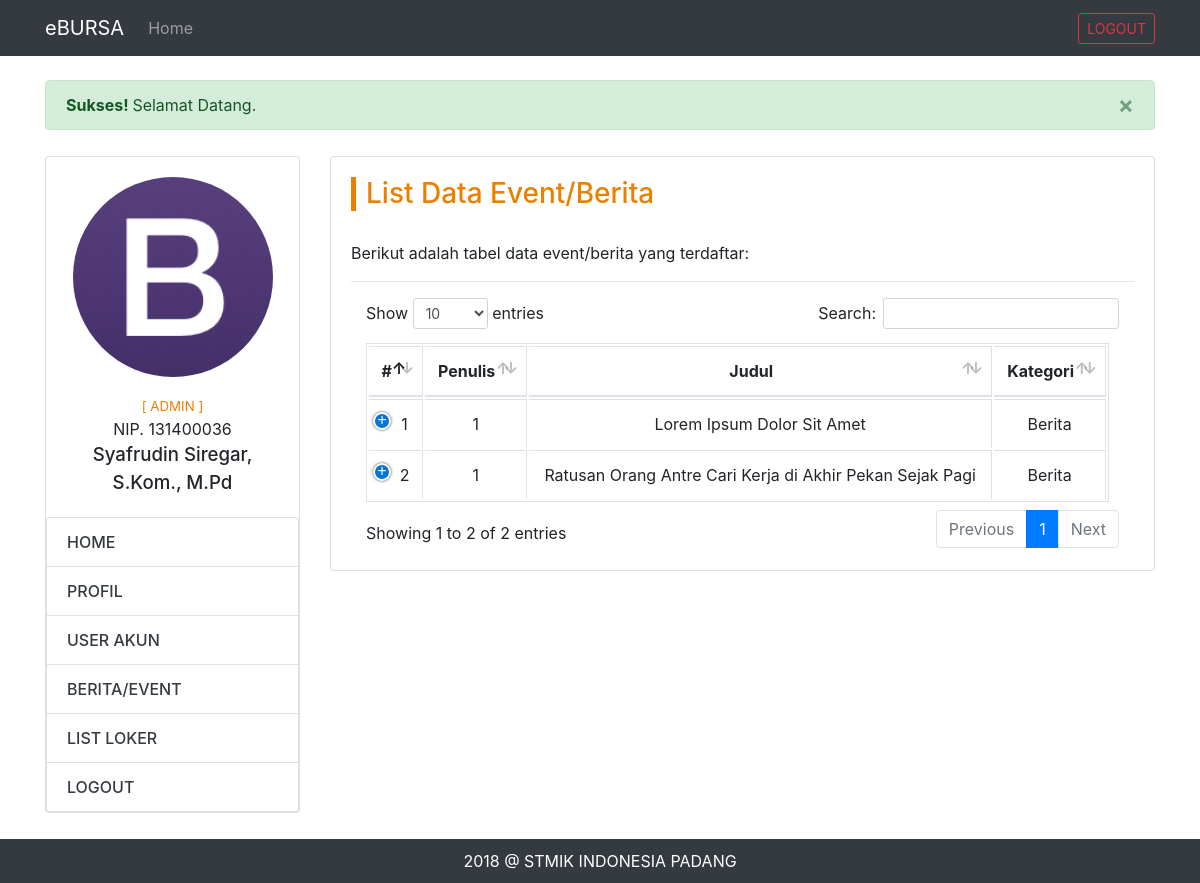
/admin-dashboard.php?page=list-event (signed in), run on the app's committed database.
### tables this page shows
CREATE TABLE `profil_admin` (
  `id` int(11) NOT NULL AUTO_INCREMENT,
  `user_akun_id` int(11) NOT NULL,
  `nip` varchar(20) NOT NULL,
  `nama` varchar(100) NOT NULL,
  `jenis_kelamin` enum('Pria','Wanita') NOT NULL,
  `tempat_lahir` varchar(20) NOT NULL,
  `tanggal_lahir` date NOT NULL,
  `agama` enum('Islam','Katolik','Protestan','Hindu','Buddha','Lain-Lain') NOT NULL,
  `alamat` text NOT NULL,
  `telepon` varchar(12) NOT NULL,
  `foto` varchar(100) NOT NULL DEFAULT 'default.png',
  `dibuat_pada` date NOT NULL,
  PRIMARY KEY (`id`),
  KEY `user_akun_id` (`user_akun_id`)
);

CREATE TABLE `info_berita` (
  `id` int(11) NOT NULL AUTO_INCREMENT,
  `profil_admin_id` int(11) NOT NULL,
  `judul` varchar(200) NOT NULL,
  `tanggal` date NOT NULL,
  `kategori` enum('Berita','Event','Info') NOT NULL,
  `konten` text NOT NULL,
  `status` tinyint(1) NOT NULL,
  PRIMARY KEY (`id`),
  KEY `profil_admin_id` (`profil_admin_id`)
);

### cores/misc/function.php (called while the page is built, shortened)
<?php
	function getAdminProfil($id) {
		$conn = koneksi();
		$sql = "SELECT * FROM profil_admin WHERE user_akun_id = '$id'";
		$proc = mysqli_query($conn, $sql);
		$data = mysqli_fetch_assoc($proc);
		return $data;
	}
	function koneksi() {
		$conn = mysqli_connect('localhost', 'root', '', 'dbbursa');
		return $conn;
	}
?>

### views/admin/event-berita/list-event.php (the view, shortened to what this page needs)
<div class="row">
	<div class="col-md-3">
		<?php include "views/admin/partials/side-menu.php"; ?>
	</div>
	<div class="col-md-9">
		<div class="card">
			<div class="card-body">
				<h3 class="home-title">List Data Event/Berita</h3>
				<p>Berikut adalah tabel data event/berita yang terdaftar:</p><hr>
				<?php
					$query = "SELECT * FROM info_berita";
					$process = mysqli_query($conn, $query);
					while($row = mysqli_fetch_array($process)) {
						$list_data[] = $row;
					}
				?>
				<div class="table-responsive">
					<table class="table table-bordered nowrap" id="tabel-data-user-akun">
						<thead>
							<tr>
								<th class="text-center">#</th>
								<th class="text-center">Penulis</th>
								<th class="text-center">Judul</th>
								<th class="text-center">Kategori</th>
							</tr>
						</thead>
						<tbody>
							<?php
								foreach ($list_data as $key => $value) {
							?>
								<tr>
									<td class="text-center"><?php echo $key+1; ?></td>
									<td class="text-center"><?php echo $value['profil_admin_id']; ?></td>
									<td class="text-center"><?php echo $value['judul']; ?></td>
									<td class="text-center"><?php echo $value['kategori']; ?></td>
								</tr>
							<?php
								}
							?>
						</tbody>
					</table>
				</div>
			</div>
		</div>
	</div>
</div>

### views/admin/partials/side-menu.php
<div class="card">
	<div class="card-body">
		<div class="text-center">
			<img src="assets/img/profil/admin/<?php echo $dataProfil["foto"] ?>" class="rounded-circle text-center" height="200xp">
			<div class="side-detail">
				<div class="side-akses">[ <?php echo strtoupper($_SESSION['hak_akses']) ?> ]</div>
				<div class="side-nip"><?php echo 'NIP. '.$dataProfil["nip"] ?></div>
				<div class="side-nama"><?php echo $dataProfil["nama"] ?></div>
			</div>
		</div>
	</div>
	<ul class="list-group">
		<a href="?page=home" class="list-group-item <?php echo $page=='home'?'active':'' ?>">HOME</a>
		<a href="?page=profil" class="list-group-item <?php echo $page=='profil'?'active':'' ?>">PROFIL</a>
		<a href="?page=akun" class="list-group-item <?php echo $page=='akun'?'active':'' ?>">USER AKUN</a>
		<a href="?page=event" class="list-group-item <?php echo $page=='event'?'active':'' ?>">BERITA/EVENT</a>
		<a href="?page=loker" class="list-group-item <?php echo $page=='loker'?'active':'' ?>">LIST LOKER</a>
		<a href="logout.php" class="list-group-item">LOGOUT</a>
	</ul>
</div>

### assets/css/app.css (style rules this page uses)
.home-title { margin-bottom: 30px; color: #eb8000; border-left: 5px solid; padding-left: 10px; }
.side-detail { margin-top: 20px; }
.side-akses { font-size: 10pt; color: #eb8000; }
.side-nama { font-size: 14pt; font-weight: 500; }
.list-group-item { font-weight: 500; color: #343a40; }

### data on the page
profil_admin: foto (picture), nip "131400036", nama "Syafrudin Siregar, S.Kom., M.Pd"
info_berita: profil_admin "1", judul "Lorem Ipsum Dolor Sit Amet", kategori "Berita"
info_berita: profil_admin "1", judul "Ratusan Orang Antre Cari Kerja di Akhir Pekan Sejak Pagi", kategori "Berita"

### other printed values
$_SESSION["sukses"] "Selamat Datang."
$_SESSION['hak_akses'] "ADMIN"
